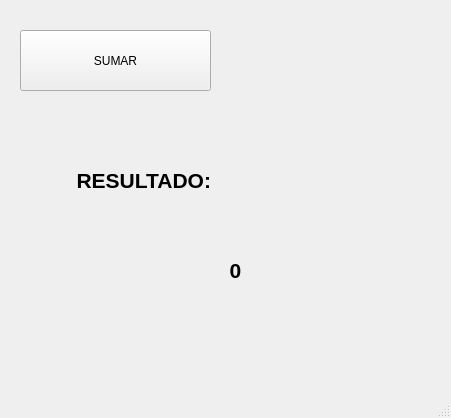
<?xml version="1.0" encoding="UTF-8"?>
<ui version="4.0">
 <class>MainWindow</class>
 <widget class="QMainWindow" name="MainWindow">
  <property name="geometry">
   <rect>
    <x>0</x>
    <y>0</y>
    <width>451</width>
    <height>418</height>
   </rect>
  </property>
  <property name="windowTitle">
   <string>MainWindow</string>
  </property>
  <widget class="QWidget" name="centralwidget">
   <widget class="QLabel" name="label">
    <property name="geometry">
     <rect>
      <x>40</x>
      <y>160</y>
      <width>171</width>
      <height>41</height>
     </rect>
    </property>
    <property name="font">
     <font>
      <pointsize>16</pointsize>
      <weight>75</weight>
      <bold>true</bold>
     </font>
    </property>
    <property name="text">
     <string>RESULTADO:</string>
    </property>
    <property name="alignment">
     <set>Qt::AlignRight|Qt::AlignTrailing|Qt::AlignVCenter</set>
    </property>
   </widget>
   <widget class="QLabel" name="txt_resultado">
    <property name="geometry">
     <rect>
      <x>60</x>
      <y>250</y>
      <width>351</width>
      <height>41</height>
     </rect>
    </property>
    <property name="font">
     <font>
      <pointsize>16</pointsize>
      <weight>75</weight>
      <bold>true</bold>
     </font>
    </property>
    <property name="text">
     <string>0</string>
    </property>
    <property name="alignment">
     <set>Qt::AlignCenter</set>
    </property>
   </widget>
   <widget class="QPushButton" name="btn_sumar">
    <property name="geometry">
     <rect>
      <x>20</x>
      <y>30</y>
      <width>191</width>
      <height>61</height>
     </rect>
    </property>
    <property name="text">
     <string>SUMAR</string>
    </property>
   </widget>
  </widget>
  <widget class="QMenuBar" name="menubar">
   <property name="geometry">
    <rect>
     <x>0</x>
     <y>0</y>
     <width>451</width>
     <height>26</height>
    </rect>
   </property>
  </widget>
  <widget class="QStatusBar" name="statusbar"/>
 </widget>
 <resources/>
 <connections/>
</ui>
